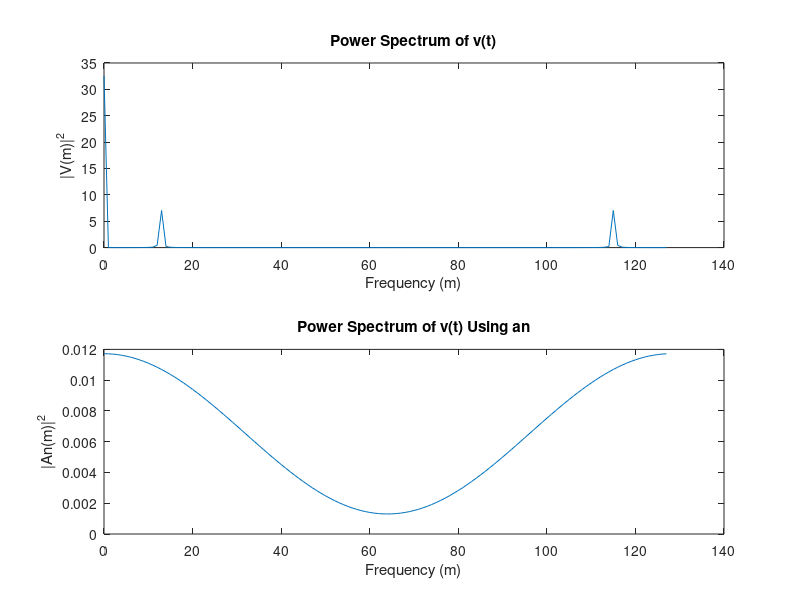

Recreate this plot in MATLAB.
% Parameters
T = 1; % Pulse width
N = 128; % Number of samples
t = (0:N-1) / 10; % Time values from 0 to 12.7
g = 1/2 * (1 - cos(2 * pi * t / T)); % Pulse function
% Calculate the correlation function Ra(m)
M = length(g);
Ra = zeros(1, M);
Ra(1) = 1;
Ra(2) = 1/2;
Ra(end) = 1/2;
% Generate the sequence {an}
an = Ra(1:2) / sqrt(sum(Ra(1:2)));
an = [an, zeros(1, N - length(an))];
% Compute the power spectrum Sv(j)
V = fft(g);
Sv = abs(V).^2 / N;
% Compute the power spectrum Sv(j) using the {an} sequence
Sv_an = abs(fft(an)).^2 / N;
% Plot the power spectrum
m = 0:N-1;
subplot(2, 1, 1);
plot(m, Sv);
title('Power Spectrum of v(t)');
xlabel('Frequency (m)');
ylabel('|V(m)|^2');
subplot(2, 1, 2);
plot(m, Sv_an);
title('Power Spectrum of v(t) Using {an}');
xlabel('Frequency (m)');
ylabel('|An(m)|^2');
